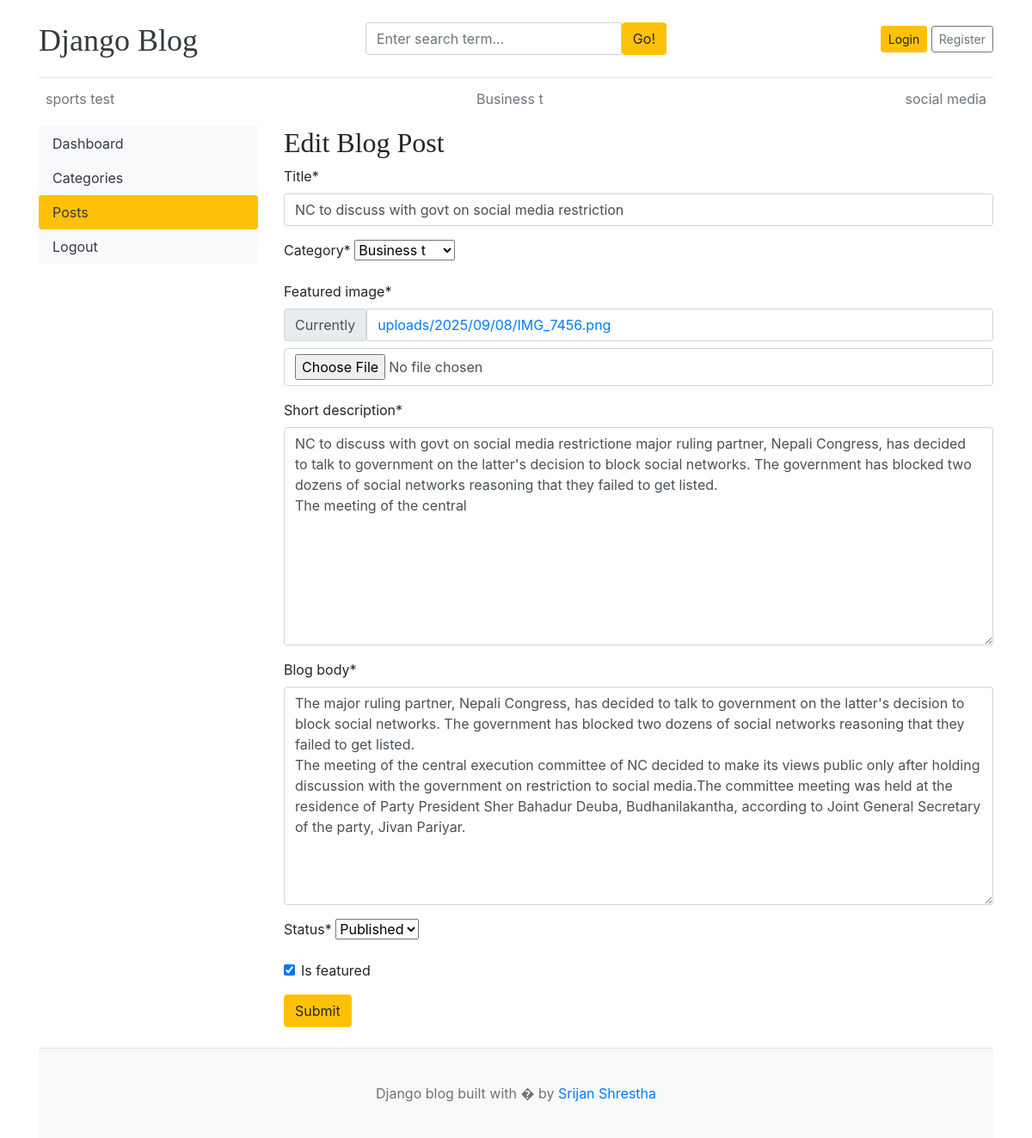
Screenshot of /dashboard/posts/edit/3/ with the database file from the repository.
### blogs/models.py (models this page shows, shortened)
class Category(models.Model):
    category_name = models.CharField(max_length=50, unique=True)
    created_at = models.DateTimeField(auto_now_add=True)
    updated_at = models.DateTimeField(auto_now=True)
    class Meta:
        verbose_name_plural = 'categories'
    def __str__(self):
        return self.category_name

class Blog(models.Model):
    title = models.CharField(max_length=100)
    slug = models.SlugField(max_length=150, unique=True, blank=True)
    category = models.ForeignKey(Category, on_delete=models.CASCADE)
    author = models.ForeignKey(User, on_delete=models.CASCADE)
    featured_image = models.ImageField(upload_to='uploads/%Y/%m/%d')
    short_description = models.TextField(max_length=500)
    blog_body =models.TextField(max_length=2000)
    status = models.CharField(max_length=20, choices=STATUS_CHOICES, default="Draft")
    is_featured = models.BooleanField(default=False)
    created_at = models.DateTimeField(auto_now_add=True)
    updated_at = models.DateTimeField(auto_now=True)

### dashboards/views.py (the view, shortened to what this page needs)
# urls.py: path('posts/edit/<int:pk>/', views.edit_post, name='edit_post'),
def edit_post(request,pk):
    post = get_object_or_404(Blog, pk=pk)
    form = BlogPostForm(instance=post)
    form = BlogPostForm(instance=post)
    context ={
        'form':form,
        'post':post,
    }
    return render(request, 'dashboard/edit_post.html', context)

### dashboards/forms.py
class BlogPostForm(forms.ModelForm):
    class Meta:
        model = Blog
        fields = (
            'title',
            'category',
            'featured_image',
            'short_description',
            'blog_body',
            'status',
            'is_featured',
        )

### blogs/context_processors.py (called while the page is built)
def get_categories(request):
    categories = Category.objects.all()
    return dict(categories=categories)

def get_social_links(request):
    social_links = SocialLink.objects.all()
    return dict(social_links=social_links)

### templates/dashboard/edit_post.html (shortened to what this page needs)
{% extends 'base.html' %}
{% block content %}
{% load crispy_forms_tags %}
    <div class='row'>
        {% include "dashboard/sidebar.html" %}
        <div class='col-md-9'>
            <h2>Edit Blog Post</h2>
            <form action="{% url 'edit_post' post.id%}" method="POST" enctype="multipart/form-data">
               {{ form | crispy }}
               <button type="submit" class="btn btn-warning"> Submit </button>
            </form>
            <br>
        </div>
    </div>
{% endblock %}

### templates/base.html (shortened to what this page needs)
  {% load static %}
  <!DOCTYPE html>
  <html lang="en">
  <head>
      <link href="https://getbootstrap.com/docs/4.0/dist/css/bootstrap.min.css" rel="stylesheet">
      <link href="{% static "css/blog.css" %}" rel="stylesheet">
      <link rel="stylesheet" href="https://cdnjs.cloudflare.com/ajax/libs/font-awesome/4.7.0/css/font-awesome.min.css">
    </head>
  <body>
      <div class="container">
        <header class="blog-header py-3">
          <div class="row flex-nowrap justify-content-between align-items-center">
            <div class="col-4 pt-1">
              <a class="blog-header-logo text-dark" href="/">Django Blog</a>
            </div>
            <div class='col-4'>
                <form action="{% url 'search'%}" method="GET">
                      <div class="input-group">
                        <input class="form-control" type="text" name='keyword' value="{{keyword}}" placeholder="Enter search term..." aria-label="Enter search term..." aria-describedby="button-search" />
                        <button type='submit' class="btn btn-warning" id="button-search" type="button">Go!</button>
                      </div>
                </form>
            </div>
            <div class="col-4 d-flex justify-content-end align-items-center">
              {% if not user.is_authenticated %}
              <a class="btn btn-sm btn-warning" href="{% url 'login' %}">Login</a> &nbsp;
              <a class="btn btn-sm btn-outline-secondary" href="{% url 'register'%}">Register</a>
              {%else%}
                  <span> <a href="{% url 'dashboard' %}"> Dashboard </span>
                  &emsp;
                  <span><a href="{% url 'logout' %}">Logout</a></span>
              {%endif%}
            </div>
          </div>
        </header>
        <div class="nav-scroller py-1 mb-2">
          <nav class="nav d-flex justify-content-between">
            {% for cat in categories %}
            <a class="p-2 text-muted" href="{% url 'post_by_category' cat.id%}">{{cat.category_name}}</a> <!- this from blogs name urls->
            {% endfor %}
          </nav>
        </div>
{% block content%}
{% endblock %}
  <footer class="blog-footer">
    <p>Django blog built with � by <a href="#">Srijan Shrestha</a></p>
  </footer>
  </body>
  </html>

### blog_main/static/css/blog.css (style rules this page uses)
.blog-header { border-bottom: 1px solid #e5e5e5; }
.blog-header-logo { font-family: "Playfair Display", Georgia, "Times New Roman", serif; font-size: 2.25rem; }
h1, h2, h3, h4, h5, h6 { font-family: "Playfair Display", Georgia, "Times New Roman", serif; }
.blog-footer { padding: 2.5rem 0; color: #727272; text-align: center; background-color: #f9f9f9; border-top: .05rem solid #e5e5e5; }
.blog-footer p:last-child { margin-bottom: 0; }

### rows the page displays
Category: category_name "sports test"
Category: category_name "Business t"
Category: category_name "social media"
Blog: title "NC to discuss with govt on social media restriction", category "Business t", short_description "NC to discuss with govt on social media restrictione major ruling partner, Nepali Congress, has decided to talk to government on the latter's decision to block social networks. The government has blocked two dozens of social networks reasoning that they failed to get listed. The meeting of the central", blog_body "The major ruling partner, Nepali Congress, has decided to talk to government on the latter's decision to block social networks. The government has blocked two dozens of social networks reasoning that they failed to get listed. The meeting of the central execution committee of NC decided to make its views public only after holding discussion with the government on restriction to social media.The committee meeting was held at the residence of Party President Sher Bahadur Deuba, Budhanilakantha, according to Joint General Secretary of the party, Jivan Pariyar.", status "Published", is_featured "☑"
